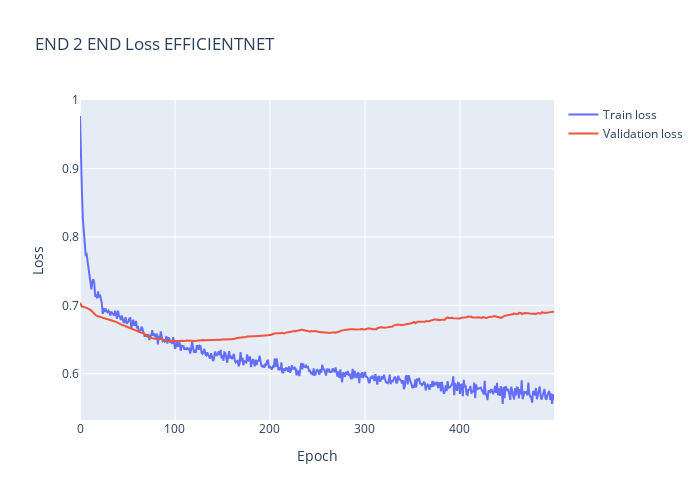
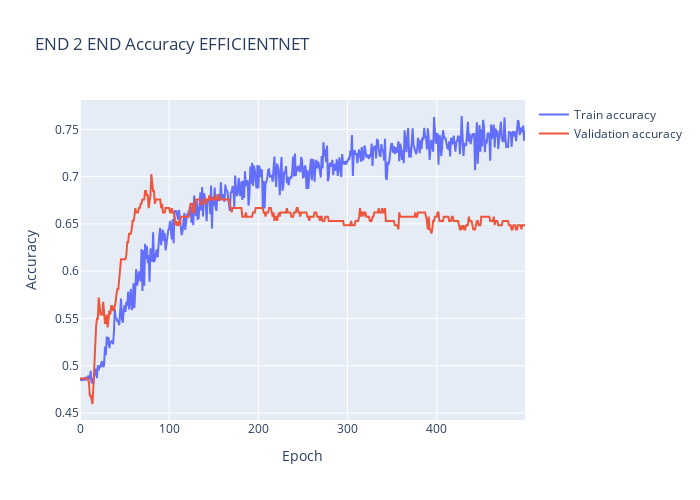
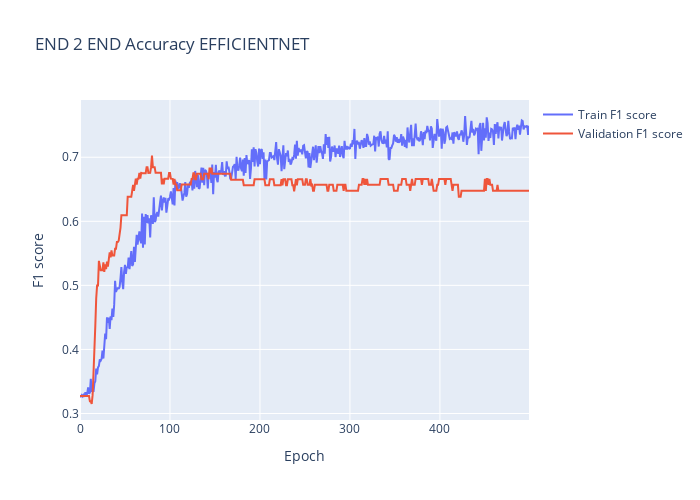

Here is the notebook cell these charts were saved with, in order:
### Code cell
#PLOT HISTORY
plt.clf()
fig = go.Figure()
fig.add_trace(go.Scatter(
                    y=history.history['loss'],
                    name='Train loss'))
fig.add_trace(go.Scatter(
                    y=history.history['val_loss'],
                    name='Validation loss'))
fig.update_layout(height=500, 
                width=700,
                title='END 2 END Loss EFFICIENTNET',
                xaxis_title='Epoch',
                yaxis_title='Loss')
fig.show()
plotly_plot(fig, filename=str(Path(graphPath / Path("training Efficientnet loss.html"))), auto_open=False)


fig = go.Figure()
fig.add_trace(go.Scatter(
                    y=history.history['binary_accuracy'],
                    name='Train accuracy'))
fig.add_trace(go.Scatter(
                    y=history.history['val_binary_accuracy'],
                    name='Validation accuracy'))

fig.update_layout(height=500, 
                width=700,
                title='END 2 END Accuracy EFFICIENTNET',
                xaxis_title='Epoch',
                yaxis_title='Accuracy')
fig.show()
plotly_plot(fig, filename=str(Path(graphPath / Path("training Efficientnet accuracy.html"))), auto_open=False)

fig = go.Figure()
fig.add_trace(go.Scatter(
                    y=history.history['f1_score'],
                    name='Train F1 score'))
fig.add_trace(go.Scatter(
                    y=history.history['val_f1_score'],
                    name='Validation F1 score'))

fig.update_layout(height=500, 
                width=700,
                title='END 2 END Accuracy EFFICIENTNET',
                xaxis_title='Epoch',
                yaxis_title='F1 score')
fig.show()
plotly_plot(fig, filename=str(Path(graphPath / Path("training Efficientnet F1 score.html"))), auto_open=False)

### Figure 1 — Plotly figure (JSON) as saved in the notebook; plotly's stock layout.template omitted (floating-point values rounded to 4 significant figures; data arrays with more than 128 entries replaced by an {"elided": "..."} marker saying what was removed)
{"data": [{"name": "Train loss", "type": "scatter", "y": {"elided": "500 float values"}}, {"name": "Validation loss", "type": "scatter", "y": {"elided": "500 float values"}}], "layout": {"height": 500, "title": {"text": "END 2 END Loss EFFICIENTNET"}, "width": 700, "xaxis": {"title": {"text": "Epoch"}}, "yaxis": {"title": {"text": "Loss"}}}}

### Figure 2 — Plotly figure (JSON) as saved in the notebook; plotly's stock layout.template omitted (floating-point values rounded to 4 significant figures; data arrays with more than 128 entries replaced by an {"elided": "..."} marker saying what was removed)
{"data": [{"name": "Train accuracy", "type": "scatter", "y": {"elided": "500 float values"}}, {"name": "Validation accuracy", "type": "scatter", "y": {"elided": "500 float values"}}], "layout": {"height": 500, "title": {"text": "END 2 END Accuracy EFFICIENTNET"}, "width": 700, "xaxis": {"title": {"text": "Epoch"}}, "yaxis": {"title": {"text": "Accuracy"}}}}

### Figure 3 — Plotly figure (JSON) as saved in the notebook; plotly's stock layout.template omitted (floating-point values rounded to 4 significant figures; data arrays with more than 128 entries replaced by an {"elided": "..."} marker saying what was removed)
{"data": [{"name": "Train F1 score", "type": "scatter", "y": {"elided": "500 float values"}}, {"name": "Validation F1 score", "type": "scatter", "y": {"elided": "500 float values"}}], "layout": {"height": 500, "title": {"text": "END 2 END Accuracy EFFICIENTNET"}, "width": 700, "xaxis": {"title": {"text": "Epoch"}}, "yaxis": {"title": {"text": "F1 score"}}}}
